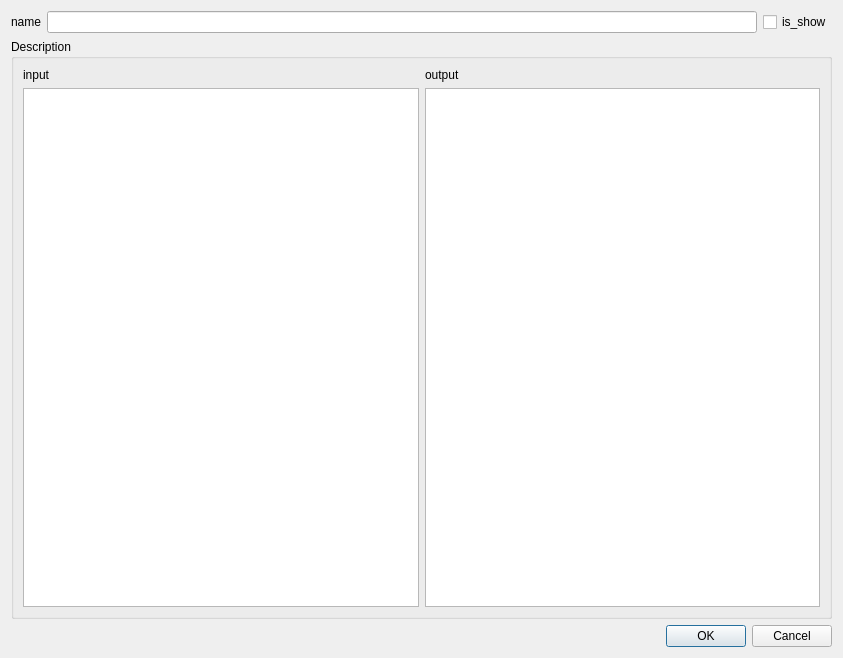
<?xml version="1.0" encoding="UTF-8"?>
<ui version="4.0">
 <class>Dialog</class>
 <widget class="QDialog" name="Dialog">
  <property name="geometry">
   <rect>
    <x>0</x>
    <y>0</y>
    <width>843</width>
    <height>658</height>
   </rect>
  </property>
  <property name="windowTitle">
   <string>Dialog</string>
  </property>
  <layout class="QGridLayout" name="gridLayout_2">
   <item row="0" column="0">
    <layout class="QVBoxLayout" name="verticalLayout" stretch="0,0">
     <item>
      <layout class="QHBoxLayout" name="horizontalLayout_2">
       <item>
        <widget class="QLabel" name="label">
         <property name="text">
          <string>name</string>
         </property>
        </widget>
       </item>
       <item>
        <widget class="QLineEdit" name="label_name"/>
       </item>
       <item>
        <widget class="QCheckBox" name="is_show_checkBox">
         <property name="text">
          <string>is_show</string>
         </property>
        </widget>
       </item>
      </layout>
     </item>
     <item>
      <widget class="QGroupBox" name="groupBox">
       <property name="title">
        <string>Description</string>
       </property>
       <layout class="QGridLayout" name="gridLayout">
        <item row="0" column="0">
         <layout class="QHBoxLayout" name="horizontalLayout">
          <item>
           <layout class="QVBoxLayout" name="verticalLayout_2">
            <item>
             <widget class="QLabel" name="label_2">
              <property name="text">
               <string>input</string>
              </property>
             </widget>
            </item>
            <item>
             <widget class="QPlainTextEdit" name="description_edit"/>
            </item>
           </layout>
          </item>
          <item>
           <layout class="QVBoxLayout" name="verticalLayout_3">
            <item>
             <widget class="QLabel" name="label_3">
              <property name="text">
               <string>output</string>
              </property>
             </widget>
            </item>
            <item>
             <widget class="QTextBrowser" name="description_display"/>
            </item>
           </layout>
          </item>
         </layout>
        </item>
       </layout>
      </widget>
     </item>
    </layout>
   </item>
   <item row="1" column="0">
    <widget class="QDialogButtonBox" name="buttonBox">
     <property name="orientation">
      <enum>Qt::Horizontal</enum>
     </property>
     <property name="standardButtons">
      <set>QDialogButtonBox::Cancel|QDialogButtonBox::Ok</set>
     </property>
    </widget>
   </item>
  </layout>
 </widget>
 <resources/>
 <connections>
  <connection>
   <sender>buttonBox</sender>
   <signal>accepted()</signal>
   <receiver>Dialog</receiver>
   <slot>accept()</slot>
   <hints>
    <hint type="sourcelabel">
     <x>248</x>
     <y>254</y>
    </hint>
    <hint type="destinationlabel">
     <x>157</x>
     <y>274</y>
    </hint>
   </hints>
  </connection>
  <connection>
   <sender>buttonBox</sender>
   <signal>rejected()</signal>
   <receiver>Dialog</receiver>
   <slot>reject()</slot>
   <hints>
    <hint type="sourcelabel">
     <x>316</x>
     <y>260</y>
    </hint>
    <hint type="destinationlabel">
     <x>286</x>
     <y>274</y>
    </hint>
   </hints>
  </connection>
 </connections>
</ui>
